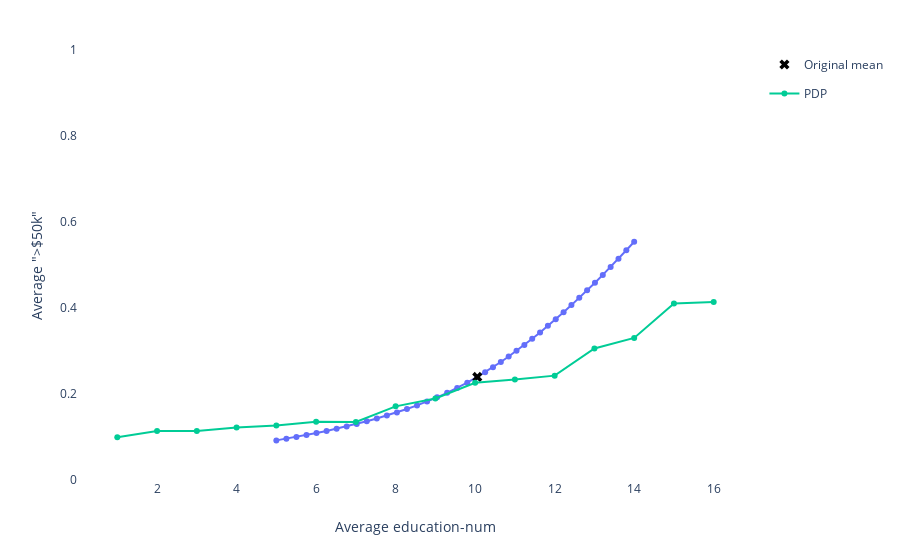

Here is the notebook cell this chart was saved with:
### Code cell
plot_all("education-num")

### Figure 1 — Plotly figure (JSON) as saved in the notebook; plotly's stock layout.template omitted (floating-point values rounded to 4 significant figures)
{"data": [{"hoverinfo": "x+y", "mode": "lines+markers", "showlegend": false, "type": "scatter", "x": [5, 5.253, 5.505, 5.758, 6.011, 6.264, 6.516, 6.769, 7.022, 7.274, 7.527, 7.78, 8.033, 8.285, 8.538, 8.791, 9.043, 9.296, 9.549, 9.801, 10.05, 10.25, 10.45, 10.65, 10.84, 11.04, 11.24, 11.44, 11.63, 11.83, 12.03, 12.22, 12.42, 12.62, 12.82, 13.01, 13.21, 13.41, 13.61, 13.8, 14], "y": [0.09211, 0.096, 0.1001, 0.1045, 0.1092, 0.1141, 0.1192, 0.1247, 0.1304, 0.1365, 0.143, 0.1499, 0.1572, 0.165, 0.1734, 0.1825, 0.1922, 0.2027, 0.2141, 0.2264, 0.2396, 0.2506, 0.2622, 0.2744, 0.2871, 0.3004, 0.3142, 0.3285, 0.3432, 0.3585, 0.3741, 0.3902, 0.4067, 0.4236, 0.441, 0.4588, 0.477, 0.4956, 0.5147, 0.5342, 0.5541]}, {"hoverinfo": "skip", "marker": {"color": "black", "size": 9, "symbol": "x"}, "mode": "markers", "name": "Original mean", "type": "scatter", "x": [10.05], "y": [0.2396]}, {"legendgroup": "PDP", "name": "PDP", "type": "scatter", "x": [1, 2, 3, 4, 5, 6, 7, 8, 9, 10, 11, 12, 13, 14, 15, 16], "y": [0.09944, 0.1137, 0.1137, 0.1222, 0.1265, 0.1355, 0.1349, 0.1712, 0.1895, 0.2262, 0.234, 0.2427, 0.3059, 0.3305, 0.4106, 0.4142]}], "layout": {"margin": {"r": 50, "t": 50}, "plot_bgcolor": "white", "xaxis": {"title": {"text": "Average education-num"}, "zeroline": false}, "yaxis": {"range": [0, 1], "showline": true, "title": {"text": "Average \">$50k\""}}}}
